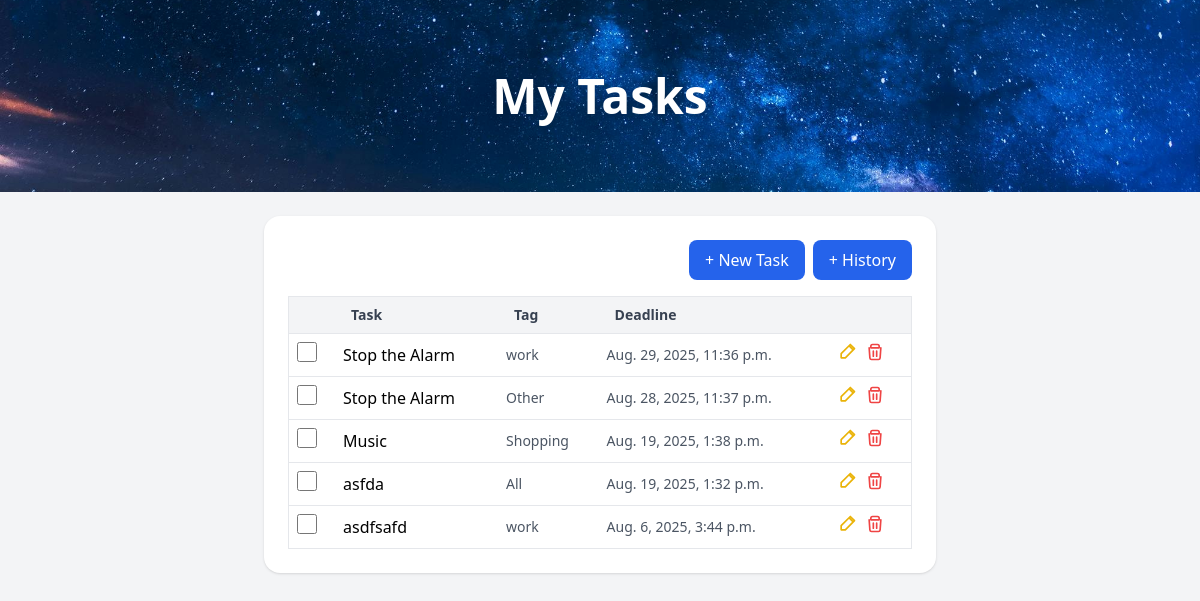
The app's page /, older data.
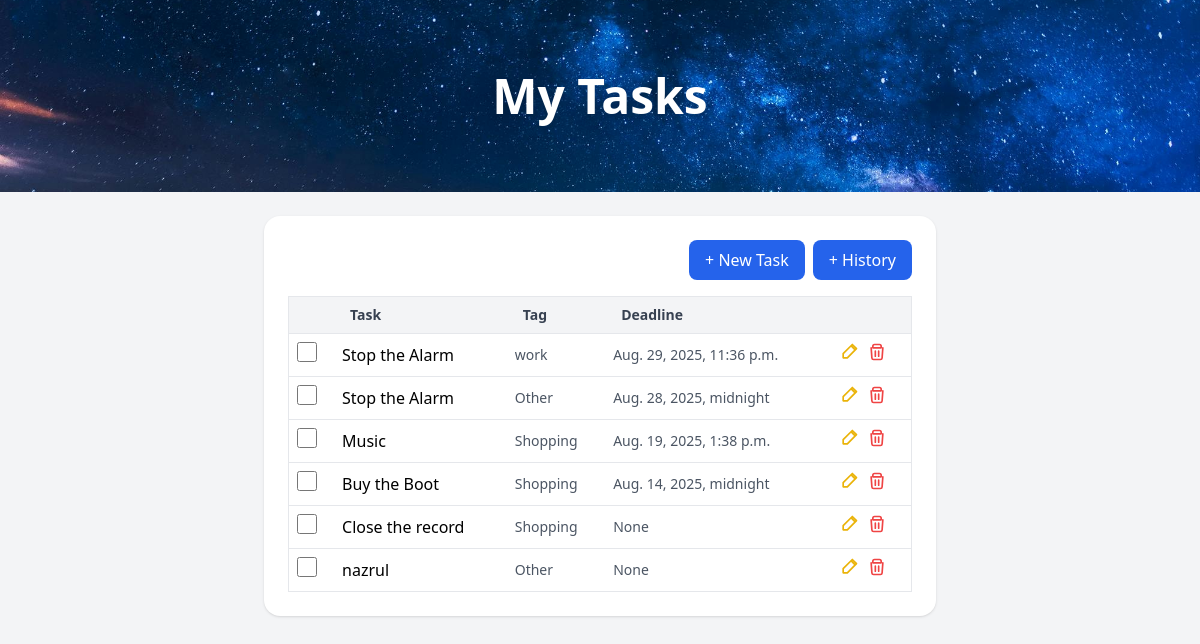
The same page, newer data.
### tasks/models.py (models this page shows, shortened)
class Task(models.Model):
    status_choices =[('I','Incomplete'),('C','Completed')]
    tag_choices =[('S','Shopping'),('W','work'),('O','Other'),('A','All')]
    name = models.CharField(max_length=200)
    description = models.TextField(blank=True)
    status = models.CharField(max_length=1,choices=status_choices,default='I')
    tag = models.CharField(max_length=1,choices=tag_choices,default='A')
    deadline = models.DateField(null=True,blank=True)
    created_at = models.DateTimeField(auto_now_add=True)

### tasks/views.py (the view)
# urls.py: path('',views.task_list, name='task_list'),
def task_list(request):
    dos = Task.objects.filter(status='I').order_by('-deadline')
    return render(request,'tasks/task_list.html',{'tasks':dos})

### tasks/templates/tasks/task_list.html (shortened to what this page needs)
{% load static %}
<!DOCTYPE html>
<html lang="en">
<head>
  <script src="https://cdn.tailwindcss.com"></script>
</head>
<body class="bg-gray-100 min-h-screen flex flex-col">
  <div class="w-full h-48 bg-cover bg-center flex items-center justify-center"
       style="background-image: url('{% static "tasks/img/bannner.jpg" %}');">
    <h1 class="text-5xl text-white font-bold drop-shadow-lg">My Tasks</h1>
  </div>
  <div class="max-w-2xl mx-auto mt-6 bg-white rounded-2xl shadow p-6 w-full">
    <div class="flex justify-end mb-4 gap-2">
      <button id="openModal"
              class="bg-blue-600 text-white px-4 py-2 rounded-lg hover:bg-blue-700">
        + New Task
      </button>
      <a href="{% url 'completed_task_list' %}">
        <button class="bg-blue-600 text-white px-4 py-2 rounded-lg hover:bg-blue-700">
          + History
        </button>
      </a>
    </div>
    {% if tasks %}
    <div class="overflow-x-auto">
      <table class="min-w-full border border-gray-200 divide-y divide-gray-200 rounded-lg shadow-sm">
        <thead class="bg-gray-100">
          <tr>
            <th class="px-4 py-2"></th>
            <th class="px-4 py-2 text-left text-sm font-semibold text-gray-700">Task</th>
            <th class="px-4 py-2 text-left text-sm font-semibold text-gray-700">Tag</th>
            <th class="px-4 py-2 text-left text-sm font-semibold text-gray-700">Deadline</th>
            <th class="px-4 py-2"></th>
          </tr>
        </thead>
        <tbody class="bg-white divide-y divide-gray-200">
          {% for task in tasks %}
          <tr class="hover:bg-gray-50" data-task-id="{{ task.id }}">
            <td class="px-2 py-2">
              <input type="checkbox" class="w-5 h-5 text-blue-600 rounded border-gray-300 task-checkbox"
                     {% if task.status == 'C' %}checked{% endif %}>
            </td>
            <td class="task-name px-2 py-2 {% if task.status == 'C' %}line-through text-gray-400{% endif %}">
              {{ task.name }}
            </td>
            <td class="task-tag px-2 py-2 text-sm text-gray-600">{{ task.get_tag_display }}</td>
            <td class="task-deadline px-2 py-2 text-sm text-gray-600">{{ task.deadline }}</td>
            <td class="px-2 py-2 flex gap-2">
              <a href="#" class="edit-btn text-yellow-500 hover:text-yellow-600">
                <svg xmlns="http://www.w3.org/2000/svg" class="h-5 w-5" fill="none"
                     viewBox="0 0 24 24" stroke="currentColor">
                  <path stroke-linecap="round" stroke-linejoin="round" stroke-width="2"
                        d="M15.232 5.232l3.536 3.536M16 3l5 5-11 11H5v-5l11-11z"/>
                </svg>
              </a>
              <button class="text-red-500 hover:text-red-600 p-0 delete-btn">
                <svg xmlns="http://www.w3.org/2000/svg" class="h-5 w-5" fill="none"
                     viewBox="0 0 24 24" stroke="currentColor">
                  <path stroke-linecap="round" stroke-linejoin="round" stroke-width="2"
                        d="M19 7l-.867 12.142A2 2 0 0116.138 21H7.862a2 2 0 01-1.995-1.858L5 7m5 4v6m4-6v6M9 7h6m-6-4h6a2 2 0 012 2v2H7V5a2 2 0 012-2z"/>
                </svg>
              </button>
            </td>
          </tr>
          {% endfor %}
        </tbody>
      </table>
    </div>
    {% else %}
      <p class="text-center text-gray-500">No tasks yet. ✨</p>
    {% endif %}
  </div>
</body>
</html>

Row changes from the older to the newer data that the page shows:
removed Task: name "asfda", tag "All", deadline "Aug. 19, 2025, 1:32 p.m."
no longer on this page (row edited): Task: name "asdfsafd", tag "work", deadline "Aug. 6, 2025, 3:44 p.m."
changed Task: deadline "Aug. 28, 2025, 11:37 p.m." → "Aug. 28, 2025, midnight"
added Task: name "Buy the Boot", tag "Shopping", deadline "Aug. 14, 2025, midnight"
added Task: name "Close the record", tag "Shopping", deadline "None"
added Task: name "nazrul", tag "Other", deadline "None"
